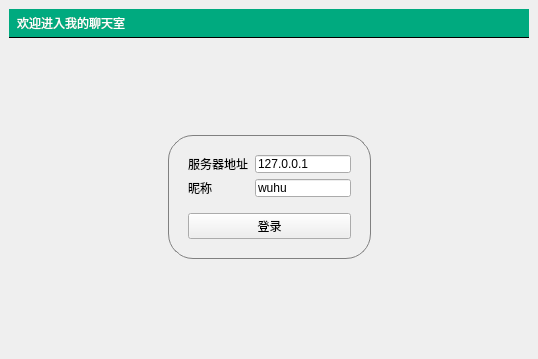
<?xml version="1.0" encoding="UTF-8"?>
<ui version="4.0">
 <class>MainWindow</class>
 <widget class="QMainWindow" name="MainWindow">
  <property name="geometry">
   <rect>
    <x>0</x>
    <y>0</y>
    <width>538</width>
    <height>359</height>
   </rect>
  </property>
  <property name="windowTitle">
   <string>聊天室客户端</string>
  </property>
  <property name="styleSheet">
   <string notr="true">#titleLabel{
background:white;
color:rgb(255,255,255);
font:24px &quot;黑体&quot;;
border:none;
border-bottom:1px solid black;
padding:5px;
background-color:rgba(0,170,127,255);
}

#mainFrame{
border:none;
background:white;
}

#loginFrame{
background:qlineargradient(x1:0,	y1:0,x2:0,y2:1,stop:0 #ddf,stop:1 #aaf);
border:1px solid gray;
padding:10px;
border-radius:25px;
}
QLineEdit{
margin-left:1px;
}
</string>
  </property>
  <widget class="QWidget" name="centralwidget">
   <layout class="QVBoxLayout" name="verticalLayout">
    <item>
     <widget class="QLabel" name="titleLabel">
      <property name="text">
       <string>欢迎进入我的聊天室</string>
      </property>
     </widget>
    </item>
    <item>
     <widget class="QStackedWidget" name="stackedWidget">
      <property name="currentIndex">
       <number>1</number>
      </property>
      <widget class="QWidget" name="chatPage">
       <layout class="QVBoxLayout" name="verticalLayout_3">
        <item>
         <layout class="QHBoxLayout" name="horizontalLayout">
          <item>
           <widget class="QTextEdit" name="roomTextEdit"/>
          </item>
          <item>
           <widget class="QListWidget" name="userlistWidget">
            <property name="minimumSize">
             <size>
              <width>0</width>
              <height>0</height>
             </size>
            </property>
            <property name="maximumSize">
             <size>
              <width>100</width>
              <height>16777215</height>
             </size>
            </property>
           </widget>
          </item>
         </layout>
        </item>
        <item>
         <layout class="QHBoxLayout" name="horizontalLayout_2">
          <item>
           <widget class="QLineEdit" name="sendlineEdit"/>
          </item>
          <item>
           <widget class="QPushButton" name="submitButton">
            <property name="text">
             <string>发送</string>
            </property>
           </widget>
          </item>
          <item>
           <widget class="QPushButton" name="logoutButton">
            <property name="text">
             <string>退出</string>
            </property>
           </widget>
          </item>
         </layout>
        </item>
       </layout>
      </widget>
      <widget class="QWidget" name="loginPage">
       <layout class="QGridLayout" name="gridLayout_4">
        <item row="0" column="1">
         <spacer name="verticalSpacer_3">
          <property name="orientation">
           <enum>Qt::Orientation::Vertical</enum>
          </property>
          <property name="sizeHint" stdset="0">
           <size>
            <width>20</width>
            <height>84</height>
           </size>
          </property>
         </spacer>
        </item>
        <item row="1" column="0">
         <spacer name="horizontalSpacer">
          <property name="orientation">
           <enum>Qt::Orientation::Horizontal</enum>
          </property>
          <property name="sizeHint" stdset="0">
           <size>
            <width>162</width>
            <height>20</height>
           </size>
          </property>
         </spacer>
        </item>
        <item row="1" column="1">
         <widget class="QFrame" name="loginFrame">
          <property name="frameShape">
           <enum>QFrame::Shape::StyledPanel</enum>
          </property>
          <property name="frameShadow">
           <enum>QFrame::Shadow::Raised</enum>
          </property>
          <layout class="QVBoxLayout" name="verticalLayout_2">
           <item>
            <layout class="QGridLayout" name="gridLayout">
             <item row="0" column="0">
              <widget class="QLabel" name="label_2">
               <property name="text">
                <string>服务器地址</string>
               </property>
              </widget>
             </item>
             <item row="0" column="1">
              <widget class="QLineEdit" name="serverEdit">
               <property name="text">
                <string>127.0.0.1</string>
               </property>
              </widget>
             </item>
             <item row="1" column="0">
              <widget class="QLabel" name="label_3">
               <property name="text">
                <string>昵称</string>
               </property>
              </widget>
             </item>
             <item row="1" column="1">
              <widget class="QLineEdit" name="usernameEdit">
               <property name="text">
                <string>wuhu</string>
               </property>
              </widget>
             </item>
            </layout>
           </item>
           <item>
            <spacer name="verticalSpacer">
             <property name="orientation">
              <enum>Qt::Orientation::Vertical</enum>
             </property>
             <property name="sizeType">
              <enum>QSizePolicy::Policy::Fixed</enum>
             </property>
             <property name="sizeHint" stdset="0">
              <size>
               <width>20</width>
               <height>10</height>
              </size>
             </property>
            </spacer>
           </item>
           <item>
            <widget class="QPushButton" name="loginButton">
             <property name="text">
              <string>登录</string>
             </property>
            </widget>
           </item>
          </layout>
         </widget>
        </item>
        <item row="1" column="2">
         <spacer name="horizontalSpacer_2">
          <property name="orientation">
           <enum>Qt::Orientation::Horizontal</enum>
          </property>
          <property name="sizeHint" stdset="0">
           <size>
            <width>161</width>
            <height>20</height>
           </size>
          </property>
         </spacer>
        </item>
        <item row="2" column="1">
         <spacer name="verticalSpacer_4">
          <property name="orientation">
           <enum>Qt::Orientation::Vertical</enum>
          </property>
          <property name="sizeHint" stdset="0">
           <size>
            <width>20</width>
            <height>83</height>
           </size>
          </property>
         </spacer>
        </item>
       </layout>
      </widget>
     </widget>
    </item>
   </layout>
  </widget>
 </widget>
 <resources/>
 <connections/>
</ui>
